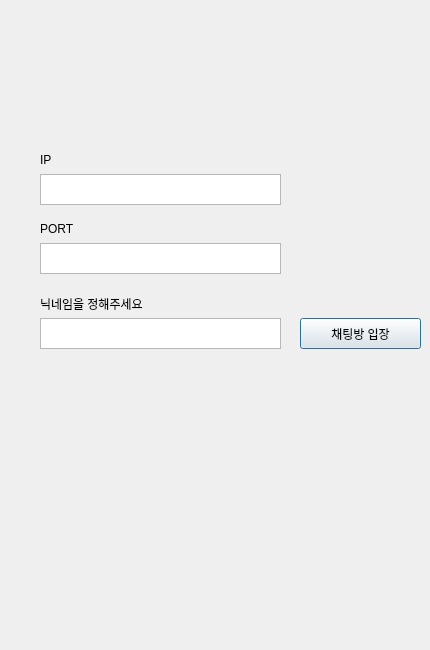
<?xml version="1.0" encoding="UTF-8"?>
<ui version="4.0">
 <class>Dialog</class>
 <widget class="QDialog" name="Dialog">
  <property name="geometry">
   <rect>
    <x>0</x>
    <y>0</y>
    <width>430</width>
    <height>650</height>
   </rect>
  </property>
  <property name="windowTitle">
   <string>Dialog</string>
  </property>
  <widget class="QLabel" name="nicknameLabel">
   <property name="geometry">
    <rect>
     <x>40</x>
     <y>288</y>
     <width>151</width>
     <height>31</height>
    </rect>
   </property>
   <property name="text">
    <string>닉네임을 정해주세요</string>
   </property>
  </widget>
  <widget class="QTextEdit" name="nicknameTextEdit">
   <property name="geometry">
    <rect>
     <x>40</x>
     <y>318</y>
     <width>241</width>
     <height>31</height>
    </rect>
   </property>
  </widget>
  <widget class="QPushButton" name="connectButton">
   <property name="geometry">
    <rect>
     <x>300</x>
     <y>318</y>
     <width>121</width>
     <height>31</height>
    </rect>
   </property>
   <property name="text">
    <string>채팅방 입장</string>
   </property>
  </widget>
  <widget class="QLabel" name="portLabel">
   <property name="geometry">
    <rect>
     <x>40</x>
     <y>213</y>
     <width>151</width>
     <height>31</height>
    </rect>
   </property>
   <property name="text">
    <string>PORT</string>
   </property>
  </widget>
  <widget class="QTextEdit" name="portTextEdit">
   <property name="geometry">
    <rect>
     <x>40</x>
     <y>243</y>
     <width>241</width>
     <height>31</height>
    </rect>
   </property>
  </widget>
  <widget class="QLabel" name="ipLabel">
   <property name="geometry">
    <rect>
     <x>40</x>
     <y>144</y>
     <width>151</width>
     <height>31</height>
    </rect>
   </property>
   <property name="text">
    <string>IP</string>
   </property>
  </widget>
  <widget class="QTextEdit" name="ipTextEdit">
   <property name="geometry">
    <rect>
     <x>40</x>
     <y>174</y>
     <width>241</width>
     <height>31</height>
    </rect>
   </property>
  </widget>
 </widget>
 <resources/>
 <connections/>
</ui>
